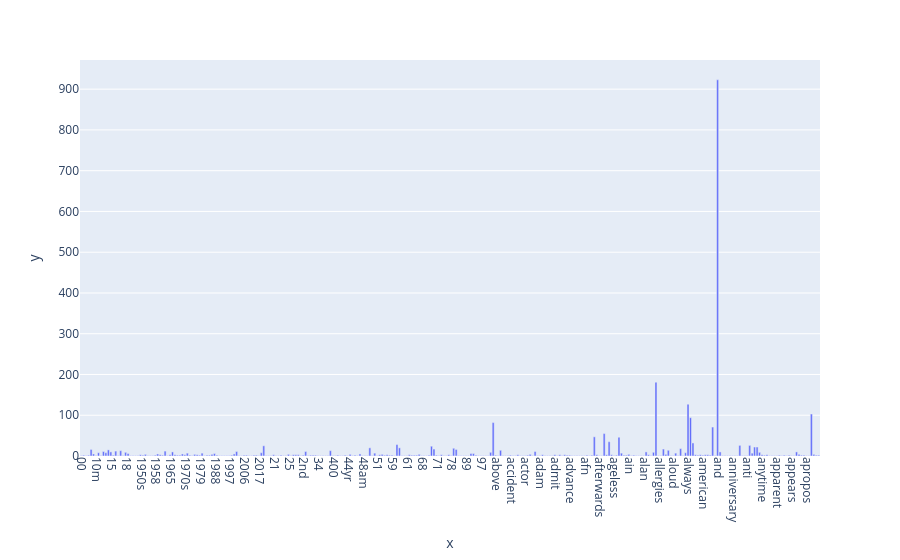

Notebook code for this chart:
### Code cell
import plotly.express as px
import pandas as pd

df = pd.DataFrame({
    'x': count_vect.get_feature_names_out()[:300],
    'y': term_frequencies[:300]
})

fig = px.bar(df, x='x', y='y')
fig.update_layout(xaxis_tickangle=90)  
fig.show()

### Figure 1 — Plotly figure (JSON) as saved in the notebook; plotly's stock layout.template omitted (floating-point values rounded to 4 significant figures; data arrays with more than 128 entries replaced by an {"elided": "..."} marker saying what was removed)
{"data": [{"alignmentgroup": "True", "hovertemplate": "x=%{x}<br>y=%{y}<extra></extra>", "legendgroup": "", "marker": {"color": "#636efa", "pattern": {"shape": ""}}, "name": "", "offsetgroup": "", "orientation": "v", "showlegend": false, "textposition": "auto", "type": "bar", "x": {"elided": "300 str values"}, "xaxis": "x", "y": {"elided": "300 int values"}, "yaxis": "y"}], "layout": {"barmode": "relative", "legend": {"tracegroupgap": 0}, "margin": {"t": 60}, "xaxis": {"anchor": "y", "domain": [0, 1], "tickangle": 90, "title": {"text": "x"}}, "yaxis": {"anchor": "x", "domain": [0, 1], "title": {"text": "y"}}}}
